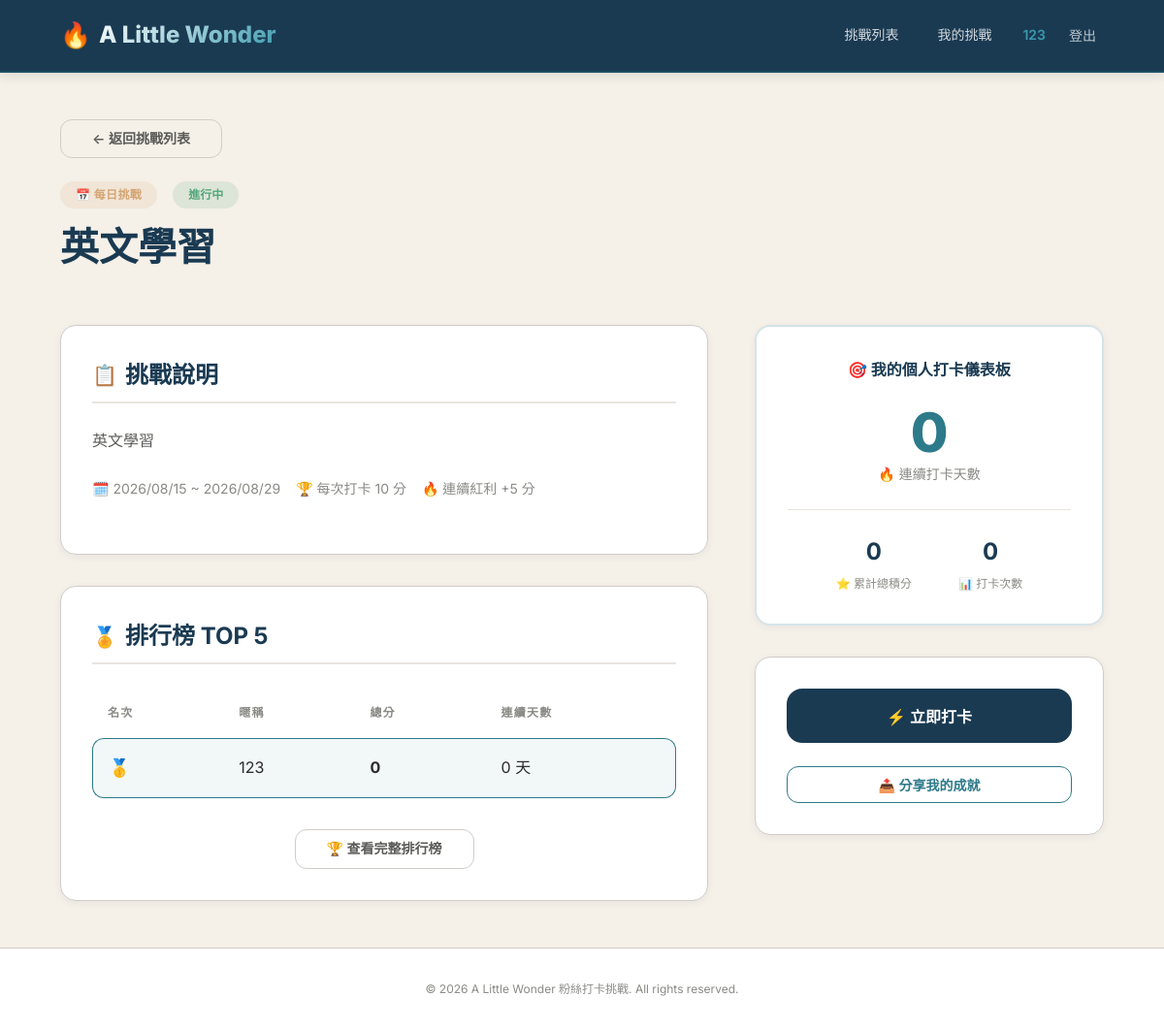
/challenges/1/ (signed in), run on the app's committed database.
### challenges/models.py (models this page shows, shortened)
class Challenge(models.Model):
    TYPE_CHOICES = [
        ('daily', '每日挑戰'),
        ('weekly', '每週挑戰'),
    ]
    title = models.CharField('挑戰標題', max_length=100, db_index=True)
    description = models.TextField('挑戰說明')
    challenge_type = models.CharField(
        '挑戰類型', max_length=20, choices=TYPE_CHOICES, default='daily'
    )
    start_at = models.DateTimeField('開始時間')
    end_at = models.DateTimeField('結束時間')
    is_active = models.BooleanField('是否進行中', default=True, db_index=True)
    share_enabled = models.BooleanField('啟用分享', default=True)
    points_per_checkin = models.PositiveIntegerField('每次打卡基礎分數', default=10)
    bonus_for_streak = models.PositiveIntegerField('連續打卡額外加分', default=5)
    created_at = models.DateTimeField('建立時間', auto_now_add=True)
    updated_at = models.DateTimeField('更新時間', auto_now=True)
    class Meta:
        verbose_name = '挑戰活動'
        verbose_name_plural = '挑戰活動清單'
        ordering = ['-created_at']
    def is_currently_running(self):
        now = timezone.now()
        return self.is_active and (self.start_at <= now <= self.end_at)
    @property
    def is_ended(self):
        return timezone.now() > self.end_at

class Participant(models.Model):
    STATUS_CHOICES = [
        ('active', '進行中'),
        ('completed', '已完成'),
        ('left', '已退出'),
    ]
    user = models.ForeignKey(
        User, on_delete=models.CASCADE,
        related_name='challenge_participations', verbose_name='使用者'
    )
    challenge = models.ForeignKey(
        Challenge, on_delete=models.CASCADE,
        related_name='participants', verbose_name='挑戰活動'
    )
    current_streak = models.PositiveIntegerField('當前連續打卡天數', default=0)
    total_points = models.PositiveIntegerField('總累積積分', default=0, db_index=True)
    status = models.CharField(
        '狀態', max_length=20, choices=STATUS_CHOICES, default='active'
    )
    joined_at = models.DateTimeField('加入時間', auto_now_add=True)
    updated_at = models.DateTimeField('更新時間', auto_now=True)
    class Meta:
        verbose_name = '參與紀錄'
        verbose_name_plural = '參與紀錄名冊'
        constraints = [
            models.UniqueConstraint(
                fields=['user', 'challenge'],
                name='unique_user_challenge_participant'
            )
        ]
        ordering = ['-total_points', '-current_streak']

### challenges/views.py (the view)
# urls.py: path('<int:pk>/', views.ChallengeDetailView.as_view(), name='detail'),
class ChallengeDetailView(DetailView):
    model = Challenge
    template_name = 'challenges/challenge_detail.html'
    context_object_name = 'challenge'
    def get_context_data(self, **kwargs):
        context = super().get_context_data(**kwargs)
        challenge = self.object
        user = self.request.user
        context['has_joined'] = False
        context['has_checked_in_today'] = False
        context['participant'] = None
        context['is_running'] = challenge.is_currently_running()
        if user.is_authenticated:
            try:
                participant = Participant.objects.get(
                    user=user, challenge=challenge
                )
                context['has_joined'] = True
                context['participant'] = participant
                today = timezone.localdate()
                context['has_checked_in_today'] = CheckIn.objects.filter(
                    user=user,
                    challenge=challenge,
                    check_in_date=today,
                ).exists()
            except Participant.DoesNotExist:
                pass
            context['checkin_history'] = CheckIn.objects.filter(
                user=user, challenge=challenge
            ).order_by('-check_in_date')[:10]
        context['top_participants'] = Participant.objects.filter(
            challenge=challenge
        ).select_related('user').order_by(
            '-total_points', '-current_streak'
        )[:5]
        return context

### templates/challenges/challenge_detail.html (shortened to what this page needs)
{% extends "base.html" %}
{% block content %}
<div class="detail-header">
  <a href="{% url 'challenges:list' %}" class="btn btn-outline" style="margin-bottom: var(--space-lg);">← 返回挑戰列表</a>
  <div style="display: flex; align-items: center; gap: var(--space-md); margin-bottom: var(--space-sm); flex-wrap: wrap;">
    <span class="challenge-type-badge {% if challenge.challenge_type == 'daily' %}badge-daily{% else %}badge-weekly{% endif %}">
      {% if challenge.challenge_type == 'daily' %}📅 每日挑戰{% else %}📆 每週挑戰{% endif %}
    </span>
    {% if challenge.is_ended %}
      <span class="challenge-status-badge badge-ended">已結束</span>
    {% elif is_running %}
      <span class="challenge-status-badge badge-ongoing">進行中</span>
    {% endif %}
  </div>
  <h1 class="page-title">{{ challenge.title }}</h1>
</div>
<div class="detail-grid">
  <div class="detail-main">
    <div class="card">
      <div class="section-header">
        <span class="section-icon">📋</span>
        <h2 class="section-title">挑戰說明</h2>
      </div>
      <p style="color: var(--text-secondary); line-height: 1.8;">{{ challenge.description|linebreaksbr }}</p>
      <div class="challenge-meta" style="margin-top: var(--space-lg);">
        <span class="challenge-meta-item">🗓️ {{ challenge.start_at|date:"Y/m/d" }} ~ {{ challenge.end_at|date:"Y/m/d" }}</span>
        <span class="challenge-meta-item">🏆 每次打卡 {{ challenge.points_per_checkin }} 分</span>
        <span class="challenge-meta-item">🔥 連續紅利 +{{ challenge.bonus_for_streak }} 分</span>
      </div>
    </div>
    <div class="card">
      <div class="section-header">
        <span class="section-icon">🏅</span>
        <h2 class="section-title">排行榜 TOP 5</h2>
      </div>
      {% if top_participants %}
      <table class="leaderboard-table" id="leaderboard-preview">
        <thead>
          <tr>
            <th>名次</th>
            <th>暱稱</th>
            <th>總分</th>
            <th>連續天數</th>
          </tr>
        </thead>
        <tbody>
          {% for p in top_participants %}
          <tr {% if user.is_authenticated and p.user.id == user.id %}class="rank-me"{% endif %}>
            <td>
              <span class="rank-number rank-{{ forloop.counter }}">
                {% if forloop.counter == 1 %}🥇{% elif forloop.counter == 2 %}🥈{% elif forloop.counter == 3 %}🥉{% else %}{{ forloop.counter }}{% endif %}
              </span>
            </td>
            <td>{{ p.user.first_name|default:p.user.username }}</td>
            <td><strong>{{ p.total_points }}</strong></td>
            <td>{{ p.current_streak }} 天</td>
          </tr>
          {% endfor %}
        </tbody>
      </table>
      <div style="text-align: center; margin-top: var(--space-lg);">
        <a href="{% url 'challenges:leaderboard' challenge.pk %}" class="btn btn-outline" id="view-leaderboard">🏆 查看完整排行榜</a>
      </div>
      {% else %}
      <p style="color: var(--text-muted); text-align: center; padding: var(--space-xl);">還沒有人加入，快成為第一位！</p>
      {% endif %}
    </div>
  </div>
  <div class="detail-sidebar">
    {% if has_joined %}
    <div class="card progress-card">
      <div class="progress-card-header">🎯 我的個人打卡儀表板</div>
      <div class="streak-display" id="streak-value">{{ participant.current_streak }}</div>
      <div class="streak-label">🔥 連續打卡天數</div>
      <div class="stats-row">
        <div class="stat-item">
          <div class="stat-value" id="total-points">{{ participant.total_points }}</div>
          <div class="stat-label">⭐ 累計總積分</div>
        </div>
        <div class="stat-item">
          <div class="stat-value">{{ checkin_history|length }}</div>
          <div class="stat-label">📊 打卡次數</div>
        </div>
      </div>
    </div>
    {% endif %}
    <div class="card action-card">
      {% if user.is_authenticated %}
        {% if not has_joined %}
          {% if not challenge.is_ended %}
          <p style="color: var(--text-secondary); margin-bottom: var(--space-lg); text-align: center;">加入挑戰，開始你的打卡旅程！</p>
          <button class="btn btn-primary btn-lg btn-block" id="join-btn-detail" data-challenge-id="{{ challenge.id }}">🚀 立即加入</button>
          {% else %}
          <p style="color: var(--text-muted); text-align: center;">此挑戰已結束</p>
          {% endif %}
        {% elif has_checked_in_today %}
          <button class="btn btn-checked btn-lg btn-block checkin-btn" disabled id="checkin-btn">🎉 今日已打卡完成！</button>
        {% elif is_running %}
          <button class="btn btn-checkin btn-lg btn-block checkin-btn" id="checkin-btn" data-challenge-id="{{ challenge.id }}">⚡ 立即打卡</button>
        {% else %}
          <p style="color: var(--text-muted); text-align: center;">此挑戰不在活動期間</p>
        {% endif %}
        {% if has_joined and challenge.share_enabled %}
        <div class="share-section" style="margin-top: var(--space-lg);">
          <button class="btn btn-share btn-block" id="share-btn"
            data-challenge-title="{{ challenge.title }}"
            data-streak="{{ participant.current_streak }}"
            data-points="{{ participant.total_points }}">
            📤 分享我的成就
          </button>
        </div>
        {% endif %}
      {% else %}
        <p style="color: var(--text-secondary); margin-bottom: var(--space-lg); text-align: center;">登入後即可加入挑戰與打卡</p>
        <a href="{% url 'login' %}?next={{ request.path }}" class="btn btn-primary btn-lg btn-block" id="login-to-join">登入參加</a>
      {% endif %}
    </div>
  </div>
</div>
{% endblock %}

### templates/base.html (shortened to what this page needs)
{% load static %}
<!DOCTYPE html>
<html lang="zh-Hant">
<head>
  <link rel="stylesheet" href="{% static 'css/custom.css' %}">
</head>
<body>
  <nav class="navbar" id="main-nav">
    <div class="nav-container">
      <a href="{% url 'challenges:list' %}" class="nav-brand">
        <span class="brand-icon">🔥</span>
        <span class="brand-text">A Little Wonder</span>
      </a>
      <div class="nav-links">
        <a href="{% url 'challenges:list' %}" class="nav-link" id="nav-challenges">挑戰列表</a>
        {% if user.is_authenticated %}
        <a href="{% url 'challenges:my_challenges' %}" class="nav-link" id="nav-my-challenges">我的挑戰</a>
        <div class="nav-user">
          <span class="nav-username">{{ user.first_name|default:user.username }}</span>
          <form action="{% url 'logout' %}" method="post" style="display:inline; margin:0;">
            <button type="submit" class="nav-link nav-logout" id="nav-logout">登出</button>
          </form>
        </div>
        {% else %}
        <a href="{% url 'login' %}" class="nav-link btn-nav-login" id="nav-login">登入</a>
        <a href="{% url 'signup' %}" class="nav-link btn-nav-signup" id="nav-signup">註冊</a>
        {% endif %}
      </div>
    </div>
  </nav>
  <main class="main-content">
    {% block content %}{% endblock %}
  </main>
  <footer class="footer">
    <div class="footer-container">
      <p>&copy; 2026 A Little Wonder 粉絲打卡挑戰. All rights reserved.</p>
    </div>
  </footer>
</body>
</html>

### data on the page
Challenge: title "英文學習", description "英文學習", start_at "2026/08/15", end_at "2026/08/29", points_per_checkin "10", bonus_for_streak "5"
Participant: user.first_name "123", total_points "0", current_streak "0"

### other printed values
{{ user.first_name|default:user.username }} "123"
{{ checkin_history|length }} "0"
